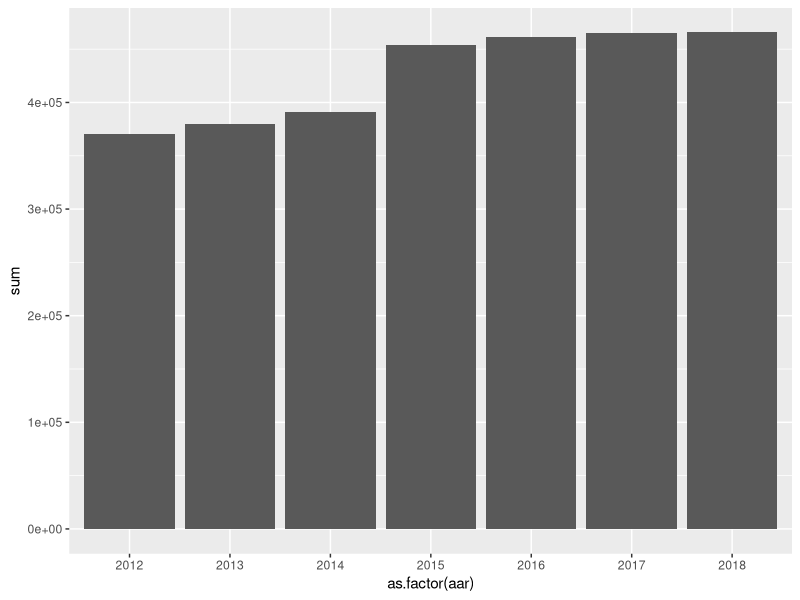
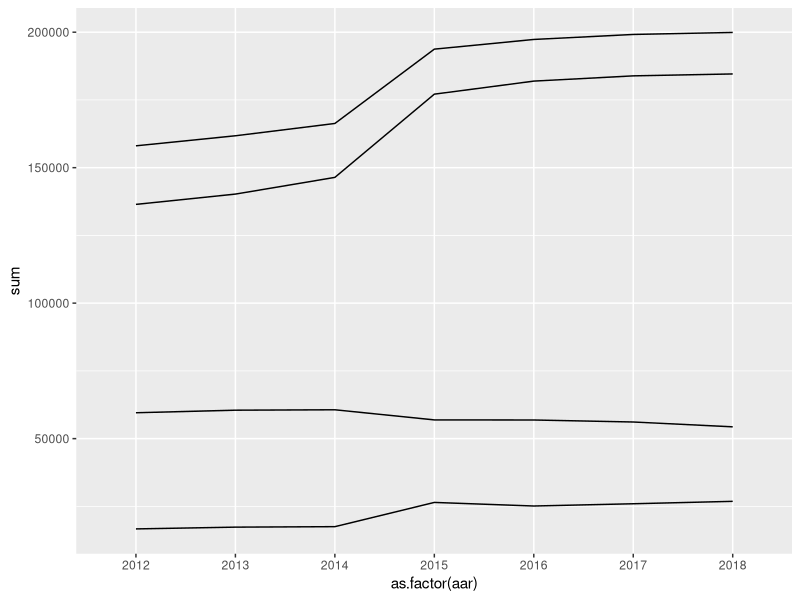
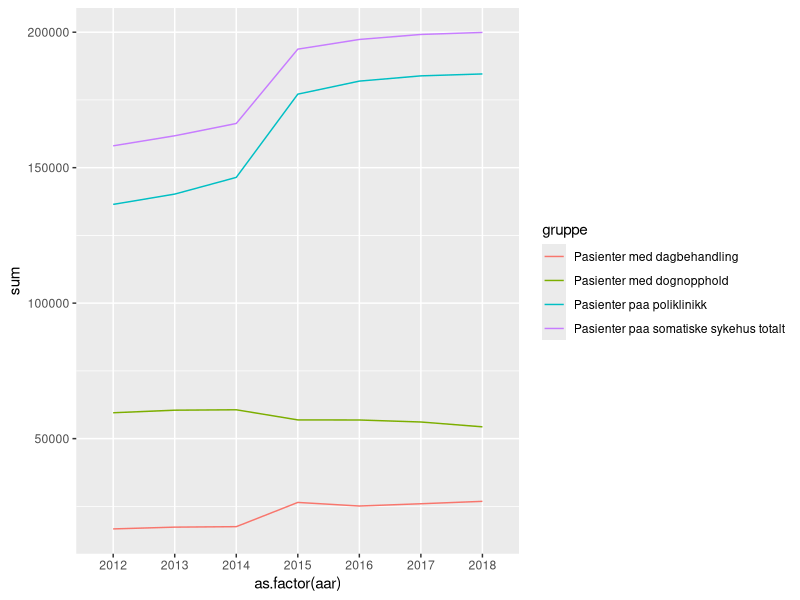
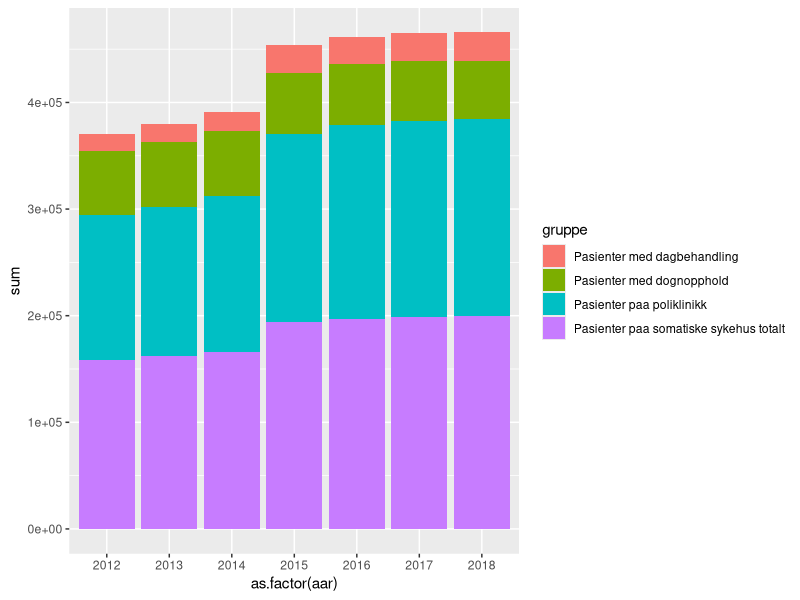
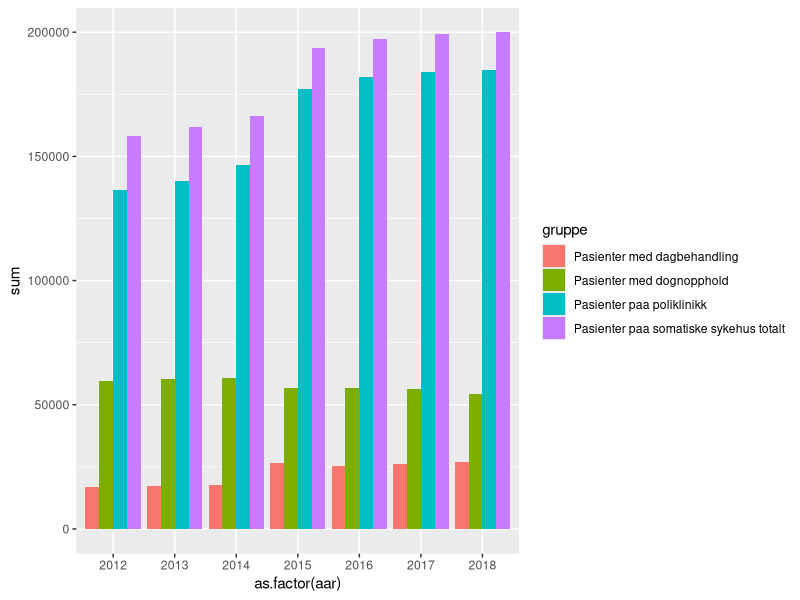
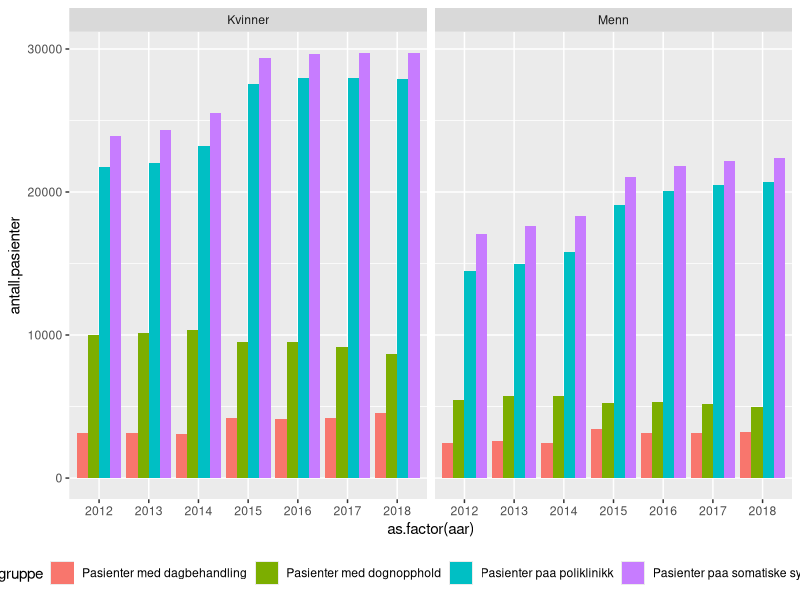
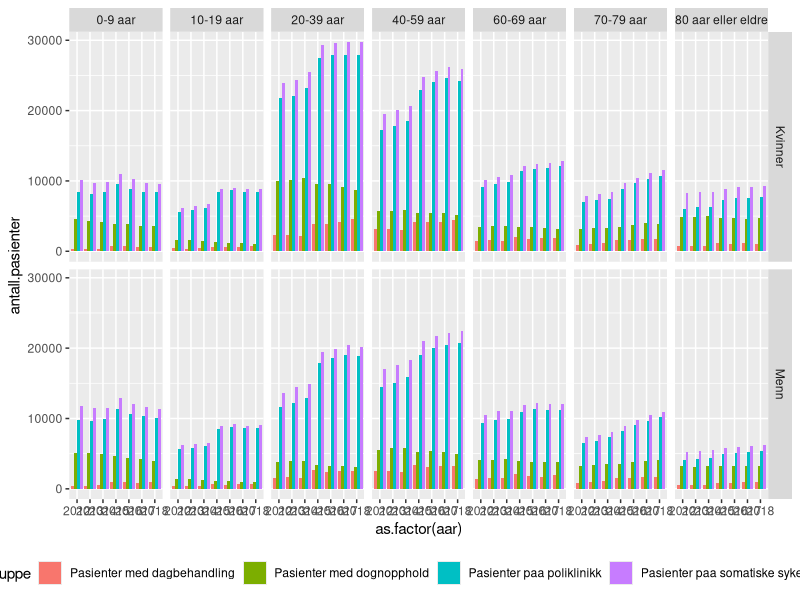
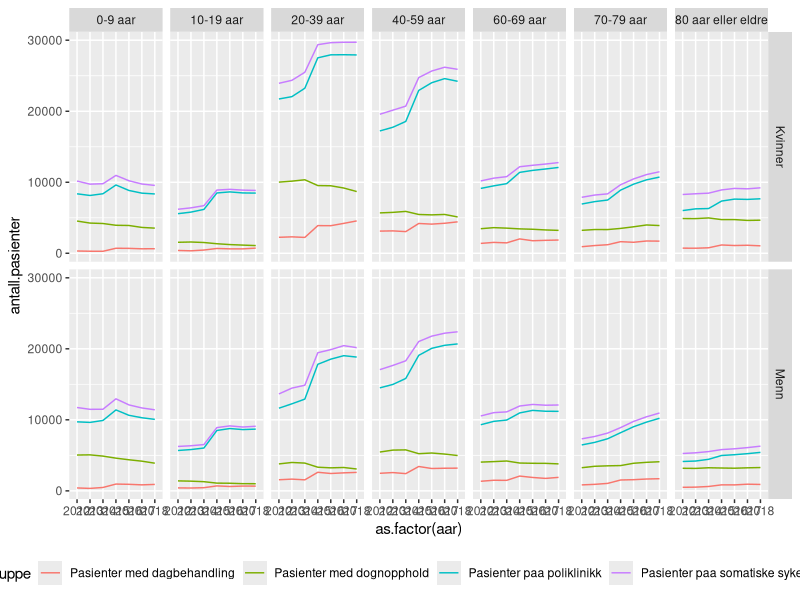

Write R code to recreate these figures, in order.
## ---- chunk 1
knitr::opts_chunk$set(echo = TRUE)
## ---- chunk 2
library( tidyverse )
## ---- chunk 3
orig.table <- read_csv2( file = "PasientSomatSykeh.csv", skip = 2 )
orig.table
## ---- chunk 4
tab.reordered <- orig.table %>%
	gather( key = "gruppe", value = "antall.pasienter", ends_with( "2012" ) )
tab.reordered

tab.reordered %>% select( region, kjonn, alder, gruppe, antall.pasienter )
## ---- chunk 5
tab.new <- orig.table %>%
	gather( key = "gruppe", value = "antall.pasienter", starts_with( "Pasienter" ) )
tab.new
## ---- chunk 6
tab.new <- tab.new %>% select( -region )
## ---- chunk 7
tab.new2 <- tab.new %>% 
	mutate( aar = word(gruppe, -1)) %>%
	  mutate( gruppe = word(gruppe, 1, -2)) %>%
	  mutate( aar = as.numeric(aar))
tab.new2
class( tab.new2$gruppe )
unique( tab.new2$gruppe )
## ---- chunk 8
class( tab.new2$aar )
unique( tab.new2$aar )
## ---- chunk 9
tab.new2$aar <- as.numeric( tab.new2$aar )

tab.new2
## ---- chunk 10
tab.groupped <- tab.new2 %>% group_by( aar )
tab.groupped
## ---- chunk 11
tab.groupped <- tab.new2 %>% group_by( aar, gruppe )
## ---- chunk 12
tab.sum <- tab.groupped %>% summarise( sum = sum( antall.pasienter ) )
tab.sum
## ---- chunk 13
ggplot( tab.sum, aes( x = as.factor( aar ), y = sum ) ) +
	geom_col()
## ---- chunk 14
ggplot( tab.sum, aes( x = as.factor( aar ), y = sum ) ) +
	geom_line( aes( group = gruppe ) )
## ---- chunk 15
ggplot( tab.sum, aes( x = as.factor( aar ), y = sum ) ) +
	geom_line( aes( group = gruppe, col = gruppe ) )
## ---- chunk 16
ggplot( tab.sum, aes( x = as.factor( aar ), y = sum ) ) +
	geom_col( aes( fill = gruppe ) )
## ---- chunk 17
ggplot( tab.sum, aes( x = as.factor( aar ), y = sum ) ) +
	geom_col( aes( fill = gruppe ), position = position_dodge() )
## ---- chunk 18
ggplot( tab.groupped, aes( x = as.factor( aar ), y = antall.pasienter ) ) +
	geom_col( aes( fill = gruppe ), position = position_dodge() ) +
	facet_wrap( facets = vars( kjonn ) ) +
	theme( legend.position = "bottom" )
## ---- chunk 19
final.plot <- ggplot( tab.groupped, aes( x = as.factor( aar ), y = antall.pasienter ) ) +
	geom_col( aes( fill = gruppe ), position = position_dodge() ) +
	facet_grid( rows = vars( kjonn ), cols = vars( alder ) ) +
	theme( legend.position = "bottom" )
final.plot
## ---- chunk 20
final.plot.lines <- ggplot( tab.groupped, aes( x = as.factor( aar ), y = antall.pasienter ) ) +
	geom_line( aes( col = gruppe, group = gruppe ) ) +
	facet_grid( rows = vars( kjonn ), cols = vars( alder ) ) +
	theme( legend.position = "bottom" )
final.plot.lines
## ---- chunk 21
final.plot <- final.plot +
	xlab( "år" ) + ylab( "antall pasienter" ) +
	labs( title = "Pasienter på sykehus", subtitle = "gruppert ved kjønn og alder" )
final.plot
## ---- chunk 22
final.plot <- final.plot + theme( axis.text.x = element_text( angle = 90 ) )
final.plot
## ---- chunk 23
final.plot <- final.plot + guides( fill = guide_legend( nrow = 2 ) )
final.plot
